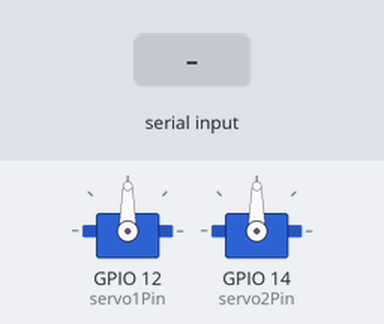
Bench run of a sketch on a simulated ESP32. Shown: 2 × servo. The test bench sets the inputs (shaded band).

Above: at 1.2 s.
1.3 s: "U" received over Serial
At 1.8 s:
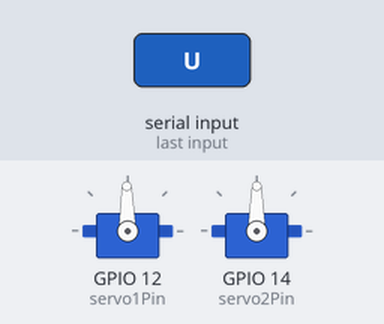
2.8 s: "L" received over Serial
At 4.2 s:
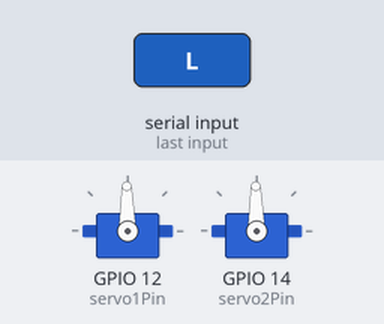
Timing chart, 0 to 5.8 s (numbered marks = the images above; inputs shaded):
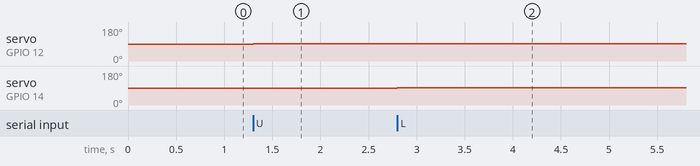

Measured:
- after the input at 1.3 s, servo on GPIO 12 (servo1Pin): 90° → 91° at once
- after the input at 2.8 s, servo on GPIO 14 (servo2Pin): 90° → 91° at once

The sketch:

ESPServoController.ino
```cpp
#include <ESP32Servo.h>

Servo servo1;
Servo servo2;

// Standard PWM Pins
const int servo1Pin = 12;
const int servo2Pin = 14;

// Positions
int pos1 = 90;
int pos2 = 90;

void setup() {
  Serial.begin(57600); // USB Serial

  // Allow PWM on these pins
  ESP32PWM::allocateTimer(0);
  ESP32PWM::allocateTimer(1);

  servo1.setPeriodHertz(50);    // Standard 50hz servo
  servo1.attach(servo1Pin, 500, 2400); // Attach with min/max pulse widths

  servo2.setPeriodHertz(50);
  servo2.attach(servo2Pin, 500, 2400);

  servo1.write(pos1);
  servo2.write(pos2);

}

void loop() {
  if (Serial.available() > 0) {
    char cmd = Serial.read();

    // Servo 1 Control (Up/Down)
    if (cmd == 'U') {
      pos1 = min(180, pos1 + 1);
      servo1.write(pos1);
    }
    else if (cmd == 'D') {
      pos1 = max(0, pos1 - 1);
      servo1.write(pos1);
    }
    // Servo 2 Control (Left/Right)
    else if (cmd == 'L') {
      pos2 = min(180, pos2 + 1);
      servo2.write(pos2);
    }
    else if (cmd == 'R') {
      pos2 = max(0, pos2 - 1);
      servo2.write(pos2);
    }
  }
}
```
